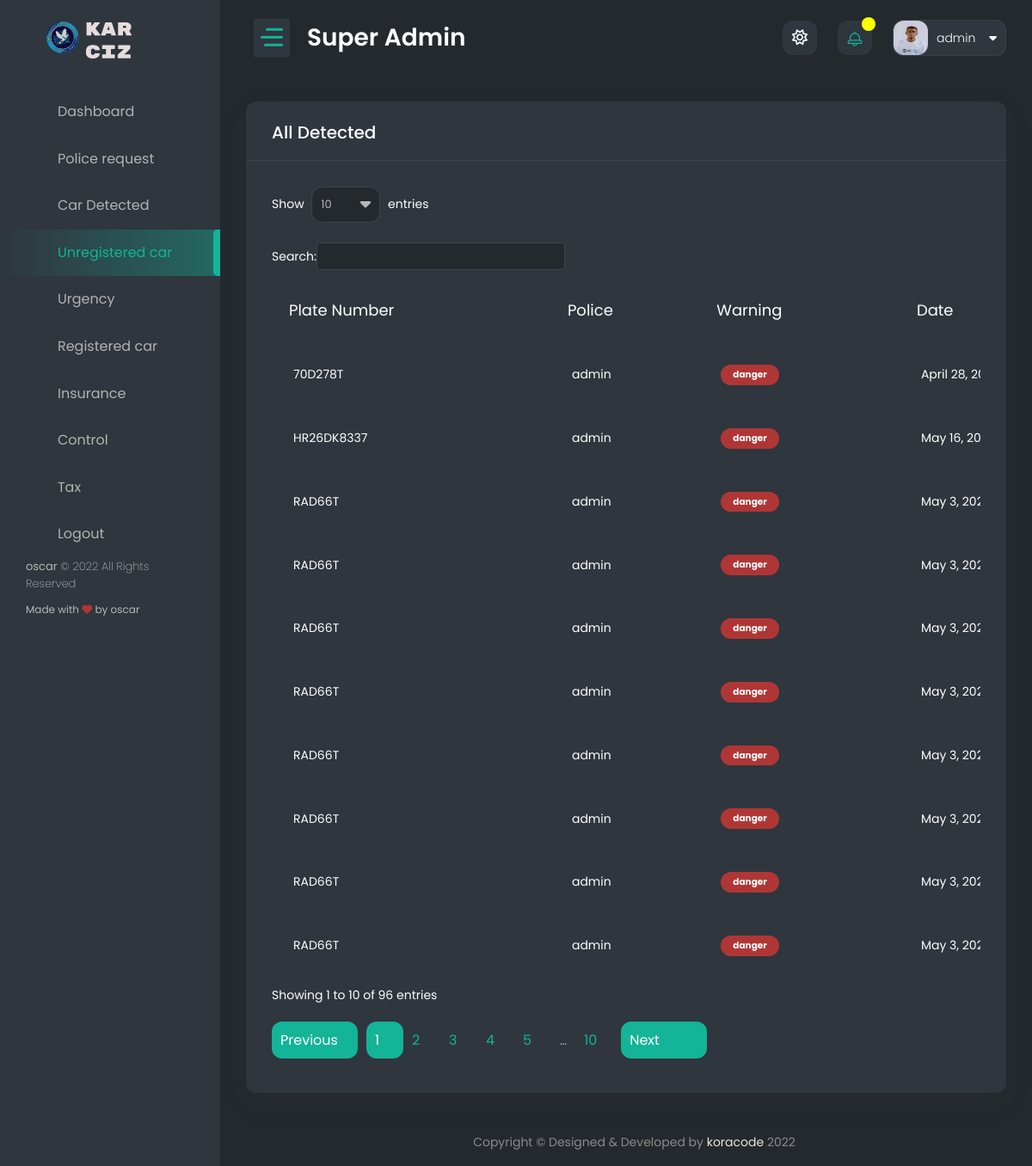
Page /superimboniadmin/admin_unregistered_car/ (signed in) on the committed database.
### authentication/models.py (models this page shows, shortened)
class Profile(models.Model):
    user = models.OneToOneField(User, on_delete=models.CASCADE)
    user_image = models.ImageField(upload_to='images/', default='profile.png', )
    date_of_birth = models.DateField(max_length=250, blank=True, null=True)
    id_number = models.PositiveIntegerField(blank=True, null=True)
    email = models.EmailField(blank=True, null=True)
    rank = models.CharField(max_length=50, blank=True, null=True)
    residence = models.CharField(max_length=50, blank=True, null=True)

class User(AbstractBaseUser):
    name = models.CharField(max_length=255, null=False)
    phone_number = PhoneNumberField(unique=True)
    is_verified = models.BooleanField(default=False)
    is_verified_police = models.BooleanField(default=False)
    is_two_f_enable = models.BooleanField(default=False)
    is_active = models.BooleanField(default=True)
    staff = models.BooleanField(default=False)
    admin = models.BooleanField(default=False)
    USERNAME_FIELD = 'phone_number'
    REQUIRED_FIELDS = ['name']
    objects = UserManager()

### car_plate/models.py (models this page shows, shortened)
class Unregistered_car(models.Model):
    police = models.ForeignKey(User, on_delete=models.SET_NULL, null=True, blank=True)
    plate_number = models.CharField(max_length=50)
    time_done = models.DateTimeField(auto_now_add=True)
    danger = models.BooleanField()
    class Meta:
        verbose_name_plural = 'Unregistered Car'

### admin_panel/views.py (the view)
# urls.py: path('admin_unregistered_car/', admin_unregistered_car, name='admin_unregistered_car'),
def admin_unregistered_car(request):
    unregistered = Unregistered_car.objects.all()
    context = {
        'car': unregistered
    }
    return render(request, 'super_temp/admin_unregistered_car.html', context)

### authentication/context_processors.py (called while the page is built)
def extras(request):
    user = request.user
    if user.is_authenticated:
        police_req = Police_request.objects.filter(police=user).first()
        profile_police = get_object_or_404(Profile, user=user)
        user_small = user.name
        user_small = user_small.split(' ')
        user_small = user_small[0][:2].upper()
        police_req = police_req
    else:
        profile_police = None
        user_small = None
        police_req = None
    return {
        'profile': profile_police,
        'user': user,
        'user_small': user_small,
        'police_req': police_req
    }

def message_review(request):
    try:
        user = request.user
        message_all = Send_message.objects.filter(police_user=user)[:10]
        user_small = user.name
        user_small = user_small.split(' ')
        user_small = user_small[0][:2].upper()
    except:
        message_all = []
    return {
        'message_all': message_all,
        'user_small': user_small
    }

### admin_panel/templates/super_temp/admin_unregistered_car.html (shortened to what this page needs)
{% extends 'super_police/base.html' %}
{% load static %}
{% block content %}
    <div class="content-body">
			<div class="container-fluid">
				<div class="row">
                    <div class="col-12">
                        <div class="card">
                            <div class="card-header">
                                <h4 class="card-title"> All Detected</h4>
                            </div>
                            <div class="card-body">
                                <div class="table-responsive">
                                    <table id="example4" class="display" style="min-width: 1200px">
                                        <thead>
                                            <tr>
                                                <th>Plate number</th>
                                                <th>Police</th>
                                                <th>Warning</th>
												<th>Date </th>
                                            </tr>
                                        </thead>
                                        <tbody>
                                        {% for car in car %}
                                            <tr>
                                                <td>{{ car.plate_number }}</td>
                                                <td>{{ car.police.name }}</td>
                                                {% if car.danger %}
                                                <td><span class="badge badge-rounded badge-danger">danger</span></td>
                                                {% endif %}
                                                <td>{{ car.time_done }}</td>
                                            </tr>
                                        {% endfor %}
                                        </tbody>
                                    </table>
                                </div>
                            </div>
                        </div>
                    </div>
				</div>
            </div>
        </div>
{% endblock %}

### templates/super_police/base.html (shortened to what this page needs)
<!DOCTYPE html>
<html lang="en">
<head>
    {% load static %}
	<link href="{% static 'dashboard/vendor/owl-carousel/owl.carousel.css' %}" rel="stylesheet">
    <link href="{% static 'dashboard/vendor/bootstrap-select/dist/css/bootstrap-select.min.css' %}" rel="stylesheet">
    <link href="{% static 'dashboard/css/style.css' %}" rel="stylesheet">
	<link href="{% static 'dashboard/cdn.lineicons.com/2.0/LineIcons.css' %}" rel="stylesheet">
</head>
<body>
    <div id="main-wrapper">
        <div class="nav-header">
            <a href="" class="brand-logo">
                <img class="logo-abbr" src="{% static 'home/images/policelogo.svg' %}" alt="" style="height: 120px; width: 120px; ">
                <img class="brand-title" src="{% static 'dashboard/images/logo-text-white.png' %}" alt="">
            </a>
            <div class="nav-control">
                <div class="hamburger">
                    <span class="line"></span><span class="line"></span><span class="line"></span>
                </div>
            </div>
        </div>
        <div class="header">
            <div class="header-content">
                <nav class="navbar navbar-expand">
                    <div class="collapse navbar-collapse justify-content-between">
                        <div class="header-left">
                            <div class="dashboard_bar">
                                Super Admin
                            </div>
                        </div>
                        <ul class="navbar-nav header-right">
							<li class="nav-item dropdown notification_dropdown">
                                <a class="nav-link bell dz-theme-mode active" href="javascript:void(0);">
									<i id="icon-light" class="far fa-sun"></i>
                                </a>
							</li>
                            <li class="nav-item dropdown notification_dropdown">
                                <a class="nav-link  ai-icon" href="javascript:;" role="button" data-bs-toggle="dropdown">
									<div class="pulse-css"></div>
                                </a>
                            </li>
                            <li class="nav-item dropdown header-profile">
                                <a class="nav-link" href="" role="button" data-bs-toggle="dropdown">
                                    <img src="{{ profile.user_image.url }}" width="20" alt=""/>
									<div class="header-info">
										<span>{{ user.name }}<i class="fa fa-caret-down ms-3" aria-hidden="true"></i></span>
									</div>
                                </a>
                            </li>
                        </ul>
                    </div>
                </nav>
            </div>
        </div>
        <div class="deznav">
            <div class="deznav-scroll">
				<ul class="metismenu" id="menu">
                    <li><a class="ai-icon" href="{% url 'admin_dashboard' %}" aria-expanded="false">
							<i class="flaticon-layout"></i>
							<span class="nav-text">Dashboard</span>
						</a>
                    </li>
                    <li><a class="ai-icon" href="{% url 'police_request_list' %}" aria-expanded="false">
						<i class="flaticon-monitor"></i>
							<span class="nav-text">Police request</span>
						</a>
                    </li>
                    <li><a class="ai-icon" href="{% url 'admin_all_captured' %}" aria-expanded="false">
							<i class="flaticon-bar-chart-1"></i>
							<span class="nav-text">Car Detected</span>
						</a>
                    </li>
                    <li><a class="ai-icon" href="{% url 'admin_unregistered_car' %}" aria-expanded="false">
							<i class="flaticon-web"></i>
							<span class="nav-text">Unregistered car</span>
						</a>
                    </li>
                    <li><a class="ai-icon" href="{% url 'admin_urgence_car' %}" aria-expanded="false">
							<i class="flaticon-plugin"></i>
							<span class="nav-text">Urgency</span>
						</a>
                    </li>
                    <li><a class="ai-icon" href="{% url 'admin_registered_car' %}" aria-expanded="false">
							<i class="flaticon-contract"></i>
							<span class="nav-text">Registered car</span>
						</a>
                    </li>
                    <li><a class="ai-icon" href="{% url 'admin_insurance' %}" aria-expanded="false">
							<i class="flaticon-contract"></i>
							<span class="nav-text">Insurance</span>
						</a>
                    </li>
                    <li><a class="ai-icon" href="{% url 'admin_control' %}" aria-expanded="false">
							<i class="flaticon-contract"></i>
							<span class="nav-text">Control</span>
						</a>
                    </li>
                    <li><a class="ai-icon" href="{% url 'admin_tax' %}" aria-expanded="false">
							<i class="flaticon-contract"></i>
							<span class="nav-text">Tax</span>
						</a>
                    </li>
                    <li><a class="ai-icon" href="{% url 'adminlogout' %}" aria-expanded="false">
							<i class="flaticon-table"></i>
							<span class="nav-text">Logout</span>
						</a>
                    </li>
                </ul>
				<div class="copyright">
					<p class="fs-13 font-w200"><strong class="font-w400">oscar</strong> © 2022 All Rights Reserved</p>
					<p>Made with <i class="fa fa-heart text-danger"></i> by oscar</p>
				</div>
			</div>
        </div>
        {% block content %}
        {% endblock %}
        <div class="footer">
            <div class="copyright">
                <p>Copyright © Designed &amp; Developed by <a href="https://www.facebook.com/koracode/" target="_blank">koracode</a> 2022</p>
            </div>
        </div>
    </div>
</body>
</html>

### rows in the picture
Profile: user_image (picture)
User: name "admin"
Unregistered_car: plate_number "70D278T", police.name "admin", danger "danger", time_done "April 28,…"
Unregistered_car: plate_number "RAD66T", police.name "admin", danger "danger", time_done "May 3,…"
Unregistered_car: plate_number "RAD66T", police.name "admin", danger "danger", time_done "May 3,…"
Unregistered_car: plate_number "RAD66T", police.name "admin", danger "danger", time_done "May 3,…"
Unregistered_car: plate_number "RAD66T", police.name "admin", danger "danger", time_done "May 3,…"
Unregistered_car: plate_number "RAD66T", police.name "admin", danger "danger", time_done "May 3,…"
Unregistered_car: plate_number "RAD66T", police.name "admin", danger "danger", time_done "May 3,…"
Unregistered_car: plate_number "RAD66T", police.name "admin", danger "danger", time_done "May 3,…"
Unregistered_car: plate_number "RAD66T", police.name "admin", danger "danger", time_done "May 3,…"
Unregistered_car: plate_number "HR26DK8337", police.name "admin", danger "danger", time_done "May 16,…"
